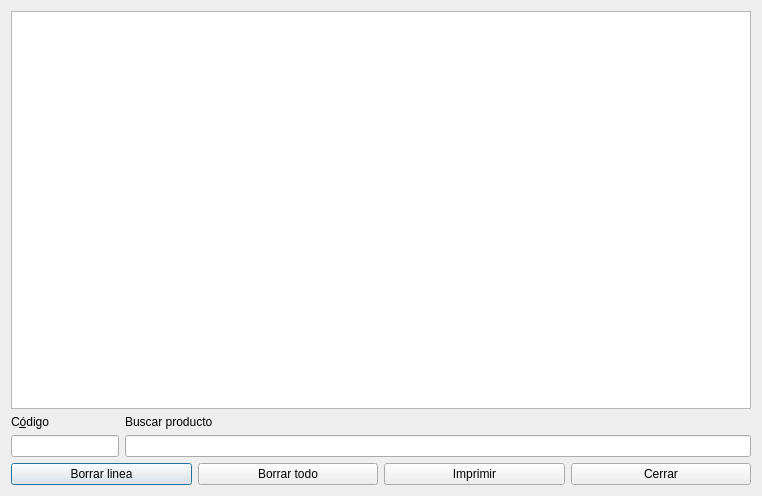
<?xml version="1.0" encoding="UTF-8"?>
<ui version="4.0">
 <class>Etiquetas</class>
 <widget class="QDialog" name="Etiquetas">
  <property name="geometry">
   <rect>
    <x>0</x>
    <y>0</y>
    <width>762</width>
    <height>496</height>
   </rect>
  </property>
  <property name="windowTitle">
   <string>Dialog</string>
  </property>
  <layout class="QGridLayout" name="gridLayout">
   <item row="0" column="0" colspan="3">
    <widget class="QTableView" name="tableView"/>
   </item>
   <item row="1" column="0">
    <widget class="QLabel" name="label">
     <property name="text">
      <string>C&amp;ódigo</string>
     </property>
     <property name="buddy">
      <cstring>lineEditCod</cstring>
     </property>
    </widget>
   </item>
   <item row="1" column="2">
    <widget class="QLabel" name="label_2">
     <property name="text">
      <string>Buscar producto</string>
     </property>
     <property name="buddy">
      <cstring>lineEditDesc</cstring>
     </property>
    </widget>
   </item>
   <item row="2" column="0" colspan="2">
    <widget class="QLineEdit" name="lineEditCod"/>
   </item>
   <item row="2" column="2">
    <widget class="QLineEdit" name="lineEditDesc"/>
   </item>
   <item row="3" column="0" colspan="3">
    <layout class="QHBoxLayout" name="horizontalLayout">
     <item>
      <widget class="QPushButton" name="pushButton_2">
       <property name="text">
        <string>Borrar linea</string>
       </property>
      </widget>
     </item>
     <item>
      <widget class="QPushButton" name="pushButton_3">
       <property name="text">
        <string>Borrar todo</string>
       </property>
      </widget>
     </item>
     <item>
      <widget class="QPushButton" name="pushButtonImprimir">
       <property name="text">
        <string>Imprimir</string>
       </property>
       <property name="autoDefault">
        <bool>false</bool>
       </property>
      </widget>
     </item>
     <item>
      <widget class="QPushButton" name="pushButton">
       <property name="text">
        <string>Cerrar</string>
       </property>
       <property name="autoDefault">
        <bool>false</bool>
       </property>
      </widget>
     </item>
    </layout>
   </item>
  </layout>
 </widget>
 <tabstops>
  <tabstop>lineEditCod</tabstop>
  <tabstop>lineEditDesc</tabstop>
  <tabstop>pushButton_2</tabstop>
  <tabstop>pushButton_3</tabstop>
  <tabstop>pushButtonImprimir</tabstop>
  <tabstop>pushButton</tabstop>
  <tabstop>tableView</tabstop>
 </tabstops>
 <resources/>
 <connections>
  <connection>
   <sender>pushButton</sender>
   <signal>clicked()</signal>
   <receiver>Etiquetas</receiver>
   <slot>close()</slot>
   <hints>
    <hint type="sourcelabel">
     <x>883</x>
     <y>473</y>
    </hint>
    <hint type="destinationlabel">
     <x>966</x>
     <y>402</y>
    </hint>
   </hints>
  </connection>
 </connections>
</ui>
